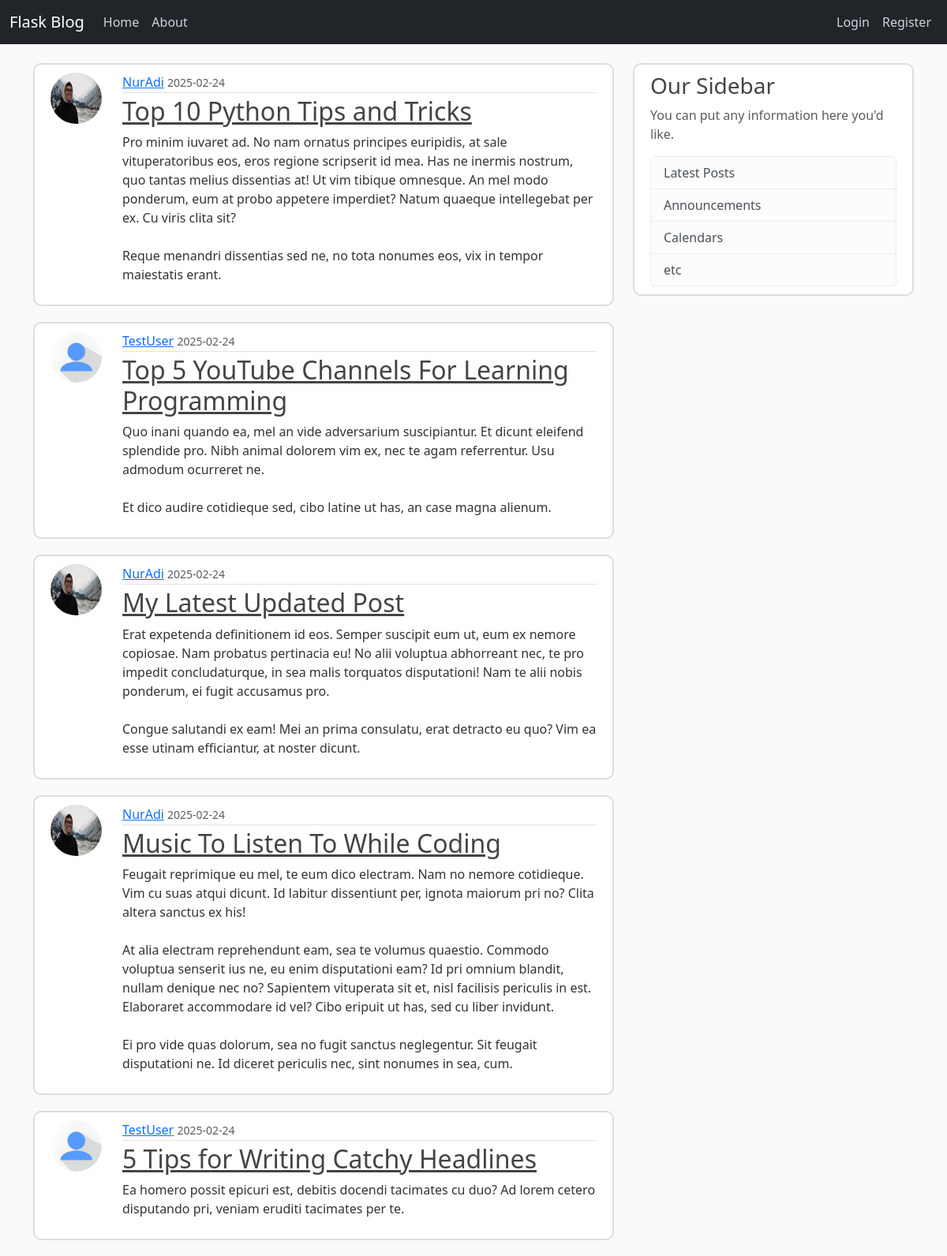
The page /home on the database its author committed.
### flaskblog/models.py (models this page shows, shortened)
class Post(db.Model):
    id = db.Column(db.Integer, primary_key=True)
    title = db.Column(db.String(20), nullable=False)
    date_posted = db.Column(db.DateTime, nullable=False, default=datetime.now)
    content = db.Column(db.Text, nullable=False)
    user_id = db.Column(db.Integer, db.ForeignKey('user.id'), nullable=False)

class User(db.Model, UserMixin):
    id = db.Column(db.Integer, primary_key=True)
    username = db.Column(db.String(20), unique=True, nullable=False)
    email = db.Column(db.String(120), unique=True, nullable=False)
    image_file = db.Column(db.String(20), nullable=False, default='default.jpg')
    password = db.Column(db.String(60), nullable=False)
    posts = db.relationship('Post', backref='author', lazy=True)

### flaskblog/routes.py (the view)
@app.route('/')
@app.route('/home')
def home():
    page = request.args.get('page', 1, type=int)
    posts = Post.query.order_by(Post.date_posted.desc()).paginate(page=page, per_page=5)
    return render_template('home.html', posts=posts)

### flaskblog/templates/home.html
{% extends 'layout.html' %}
{% block content %}
    {% for post in posts %}
        <article class="media content-section">
            <img class="rounded-circle article-img" src="{{ url_for('static', filename='profile_pics/' + post.author.image_file) }}">
          <div class="media-body">
            <div class="article-metadata">
              <a class="mr-2" href="#">{{ post.author.username }}</a>
              <small class="text-muted">{{ post.date_posted.strftime('%Y-%m-%d') }}</small>
            </div>
            <h2><a class="article-title" href="{{ url_for('post', post_id=post.id )}}">{{ post.title }}</a></h2>
            <p class="article-content">{{ post.content }}</p>
          </div>
        </article>
    {% endfor %}
{% endblock content %}

### flaskblog/templates/layout.html (shortened to what this page needs)
<!doctype html>
<html lang="en">
<head>
    <link href="https://cdn.jsdelivr.net/npm/bootstrap@5.3.0/dist/css/bootstrap.min.css" rel="stylesheet">
    <link rel="stylesheet" type="text/css" href="{{ url_for('static', filename='main.css') }}">
</head>
<body>
    <header class="site-header">
        <nav class="navbar navbar-expand-md navbar-dark bg-dark fixed-top">
            <div class="container-fluid">
                <a class="navbar-brand" href="/">Flask Blog</a>
                <div class="collapse navbar-collapse" id="navbarToggle">
                    <div class="navbar-nav me-auto">
                        <a class="nav-item nav-link" href="{{ url_for('home') }}">Home</a>
                        <a class="nav-item nav-link" href="{{ url_for('about') }}">About</a>
                    </div>
                    <div class="navbar-nav">
                        {% if current_user.is_authenticated %}
                            <a class="nav-item nav-link" href="{{ url_for('new_post') }}">New Post</a>
                            <a class="nav-item nav-link" href="{{ url_for('account') }}">Account</a>
                            <a class="nav-item nav-link" href="{{ url_for('logout') }}">Logout</a>
                        {% else %}
                            <a class="nav-item nav-link" href="{{ url_for('login') }}">Login</a>
                            <a class="nav-item nav-link" href="{{ url_for('register') }}">Register</a>
                        {% endif %}
                    </div>
                </div>
            </div>
        </nav>
    </header>
    <main role="main" class="container mt-5">
        <div class="row">
            <div class="col-md-8">
                {% block content %}{% endblock %}
            </div>
            <div class="col-md-4">
                <div class="content-section">
                    <h3>Our Sidebar</h3>
                    <p class='text-muted'>You can put any information here you'd like.</p>
                    <ul class="list-group">
                        <li class="list-group-item list-group-item-light">Latest Posts</li>
                        <li class="list-group-item list-group-item-light">Announcements</li>
                        <li class="list-group-item list-group-item-light">Calendars</li>
                        <li class="list-group-item list-group-item-light">etc</li>
                    </ul>
                </div>
            </div>
        </div>
    </main>
</body>
</html>

### flaskblog/static/main.css (style rules this page uses)
body { background: #fafafa; color: #333333; margin-top: 5rem; }
h1, h2, h3, h4, h5, h6 { color: #444444; }
.site-header .navbar-nav .nav-link { color: #cbd5db; }
.content-section { background: #ffffff; padding: 10px 20px; border: 2px solid #dddddd; border-radius: 10px; margin-bottom: 20px; }
.article-title { color: #444444; }
.article-content { white-space: pre-line; }
.article-img { height: 65px; width: 65px; margin-right: 16px; }
.article-metadata { padding-bottom: 1px; margin-bottom: 4px; border-bottom: 1px solid #e3e3e3 }
.media { display: flex; align-items: left; }
.media-body { margin-left: 10px; }

### rows shown on the page
Post: image_file (picture), author.username "NurAdi", date_posted "2025-02-24", title "Top 10 Python Tips and Tricks", content "Pro minim iuvaret ad. No nam ornatus principes euripidis, at sale vituperatoribus eos, eros regione scripserit id mea. Has ne inermis nostrum, quo tantas melius dissentias at! Ut vim tibique omnesque. An mel modo ponderum, eum at probo appetere imperdiet? Natum quaeque intellegebat per ex. Cu viris clita sit? Reque menandri dissentias sed ne, no tota nonumes eos, vix in tempor maiestatis erant."
Post: image_file (placeholder picture), author.username "TestUser", date_posted "2025-02-24", title "Top 5 YouTube Channels For Learning Programming", content "Quo inani quando ea, mel an vide adversarium suscipiantur. Et dicunt eleifend splendide pro. Nibh animal dolorem vim ex, nec te agam referrentur. Usu admodum ocurreret ne. Et dico audire cotidieque sed, cibo latine ut has, an case magna alienum."
Post: image_file (picture), author.username "NurAdi", date_posted "2025-02-24", title "My Latest Updated Post", content "Erat expetenda definitionem id eos. Semper suscipit eum ut, eum ex nemore copiosae. Nam probatus pertinacia eu! No alii voluptua abhorreant nec, te pro impedit concludaturque, in sea malis torquatos disputationi! Nam te alii nobis ponderum, ei fugit accusamus pro. Congue salutandi ex eam! Mei an prima consulatu, erat detracto eu quo? Vim ea esse utinam efficiantur, at noster dicunt."
Post: image_file (picture), author.username "NurAdi", date_posted "2025-02-24", title "Music To Listen To While Coding", content "Feugait reprimique eu mel, te eum dico electram. Nam no nemore cotidieque. Vim cu suas atqui dicunt. Id labitur dissentiunt per, ignota maiorum pri no? Clita altera sanctus ex his! At alia electram reprehendunt eam, sea te volumus quaestio. Commodo voluptua senserit ius ne, eu enim disputationi eam? Id pri omnium blandit, nullam denique nec no? Sapientem vituperata sit et, nisl facilisis periculis in est. Elaboraret accommodare id vel? Cibo eripuit ut has, sed cu liber invidunt. Ei pro vide quas dolorum, sea no fugit sanctus neglegentur. Sit feugait disputationi ne. Id diceret periculis nec, sint nonumes in sea, cum."
Post: image_file (placeholder picture), author.username "TestUser", date_posted "2025-02-24", title "5 Tips for Writing Catchy Headlines", content "Ea homero possit epicuri est, debitis docendi tacimates cu duo? Ad lorem cetero disputando pri, veniam eruditi tacimates per te."
